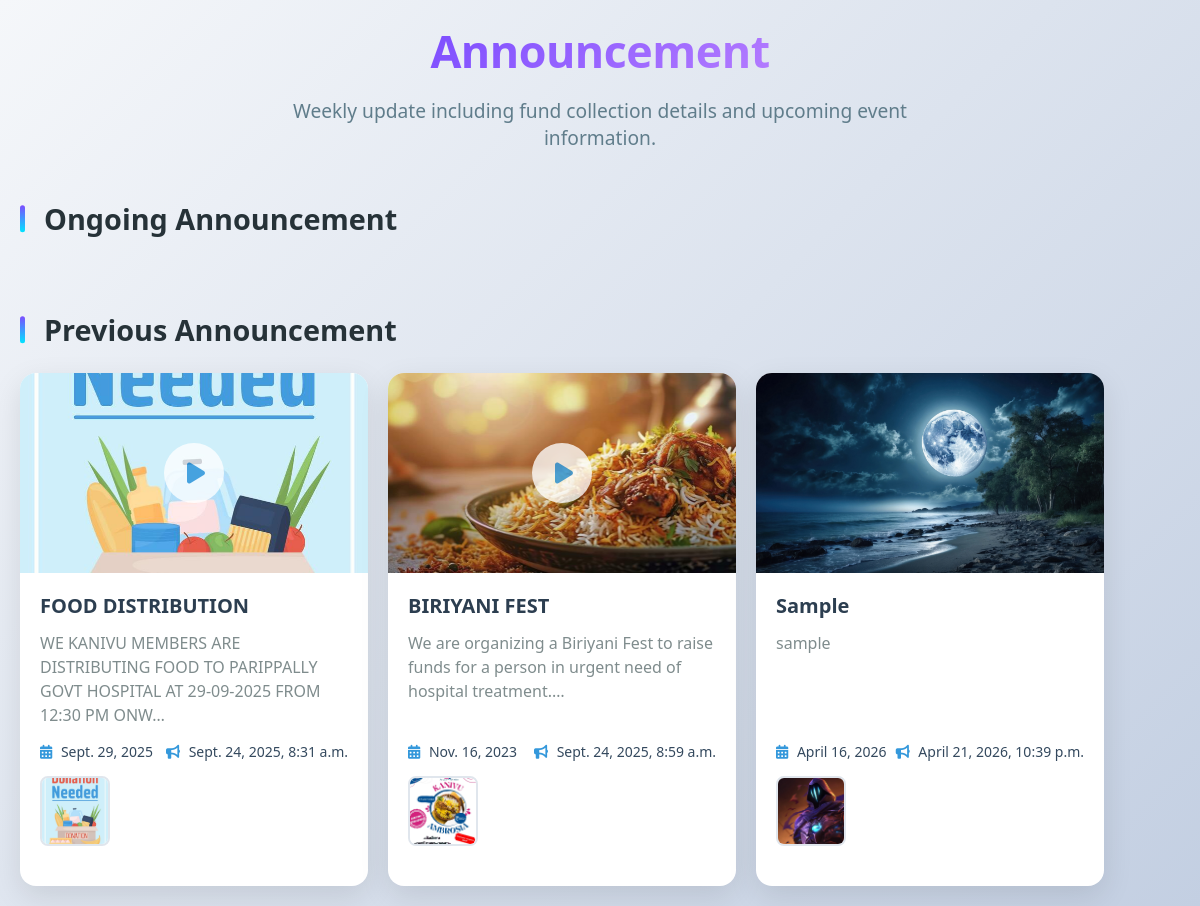
The page /dashboard/announcement/ on the database its author committed.
### dashboard/models.py (models this page shows, shortened)
class AnnouncementModel(models.Model):
    user=models.ForeignKey(User,on_delete=models.CASCADE)
    title=models.CharField(max_length=255)
    description=models.TextField()
    video_url=models.URLField(null=True,blank=True)
    thumbnail=models.ImageField(upload_to="announcement/",null=True,blank=True)
    thumbnail_url=models.URLField(null=True,blank=True)
    photo1=models.ImageField(upload_to="announcement/",null=True,blank=True)
    photo2=models.ImageField(upload_to="announcement/",null=True,blank=True)
    event_date=models.DateField()
    announced_date=models.DateTimeField(auto_now_add=True)
    is_completed=models.BooleanField(default=False)
    is_hidden=models.BooleanField(default=False)

### dashboard/views.py (the view)
# urls.py: path("announcement/",views.Announcement,name="announcement"),
def Announcement(req):
    if (req.method=="POST"):
        try:
            if not req.user.is_authenticated:
                return JsonResponse({
                    "status":"error",
                    "title":"Login required",
                    "message":"You need to login for create the announcements"
                })
            if req.user.userprofile.role not in ["convenier","coordinator"]:
                return JsonResponse({
                    "status":"error",
                    "title":"Request rejected",
                    "message":"Announcement only can be created by convenier or coordinator"
                })
            form=announcementForm(req.POST,req.FILES)
            if form.is_valid():
                announce=form.save(commit=False)
                announce.user=req.user
                if (req.POST.get("video_url")):
                    videoUrl=req.POST.get("video_url")
                    thumbnail=req.FILES.get("thumbnail")
                    if (thumbnail):
                        announce.thumbnail=thumbnail
                        announce.save()
                        return JsonResponse({
                            "status":"success",
                            "title":"Announcement added",
                            "message":"Public announcement is added successfully"
                        })
                    else:
                        get_thumbnail=getThumbnail(videoUrl)
                        if get_thumbnail is not False:
                            announce.thumbnail_url=get_thumbnail
                            announce.save()
                            return JsonResponse({
                                "status":"success",
                                "title":"Successfully updated",
                                "message":"This announcement is updated successfully"
                            })
                        else:
                            return JsonResponse({
                                "status":"error",
                                "title":"Thumbnail is required",
                                "message":"Cannot find thumbnail of the video.So add the thumbnail"
                            })
                announce.save()
                return JsonResponse({
                    "status":"success",
                    "title":"Announcement added",
                    "message":"Public announcement is added successfully"
                })
            else:
                error=form_errors(form)
                return JsonResponse({
                    "status":"error",
                    "title":"Failed to add announcement",
                    "message":error
                })
        except Exception:
            return JsonResponse({
                "status":"error",
                "title":"Thumbnail is required",
                "message":"Cannot find thumbnail of the video.So add the thumbnail"
            })
    else:
        unhided_announcements=AnnouncementModel.objects.filter(is_hidden=False)
        ongoing_announcements=unhided_announcements.filter(is_completed=False)
        previous_announcements=unhided_announcements.filter(is_completed=True)
        cntx={
            "ongoing_announcements":ongoing_announcements,
            "previous_announcements":previous_announcements
        }
        return render(req,"dashboard/announcements.html",context=cntx)

### templates/dashboard/announcements.html (shortened to what this page needs)
<!DOCTYPE html>
<html lang="en">
    {% load static %}
<head>
    <link rel="stylesheet" href="https://cdnjs.cloudflare.com/ajax/libs/font-awesome/6.4.0/css/all.min.css">
</head>
<body>
    <header>
            <h1>Announcement</h1>
            <p class="subtitle">Weekly update including fund collection details and upcoming event information.</p>
        </header>
        <div class="section-header">
            <h2 class="section-title">Ongoing Announcement</h2>
        </div>
    <div class="section-header">
            <h2 class="section-title">Previous Announcement</h2>
        </div>
    <div class="container">
        {% if previous_announcements %}
            {% for i in previous_announcements %}
                <div class="event-card" data-id="1"  data-thumbnail="{% if i.thumbnail %}{{ i.thumbnail.url }}{% elif i.thumbnail_url %}{{ i.thumbnail_url }}{% endif %}"
                            data-photo1="{% if i.photo1 %}{{i.photo1.url}}{% endif %}"
                            data-photo2="{% if i.photo2 %}{{i.photo2.url}}{% endif %}"
                            onclick="openModal(this,[`{{i.title}}`,`{{i.description}}`,
                        `{{i.event_date}}`,`{{i.announced_date}}`,`{{i.video_url}}`])">
                    {% if i.thumbnail or i.thumbnail_url %}
                        {% if i.video_url %}
                        <a href="{{i.video_url}}" target="_blank" class="thumbnail-container">
                        {% else %}
                        <div class="thumbnail-container">
                        {% endif %}
                            {% if i.thumbnail %}
                                <img src="{{i.thumbnail.url}}" alt="{{ i.title }}" class="thumbnail">
                            {% else %}
                                <img src="{{i.thumbnail_url}}" alt="{{ i.title }}" class="thumbnail">
                            {% endif %}
                            {% if i.video_url %}
                            <div class="play-btn">
                                <i class="fas fa-play"></i>
                            </div>
                            {% endif %}
                        {% if i.video_url %}
                        </a>
                        {% else %}
                        </div>
                        {% endif %}
                    {% endif %}
                    <div class="card-content">
                        <h3 class="event-title">{{i.title}}</h3>
                        <p class="event-description">
                            {{i.description|truncatechars:100}}
                        </p>
                        <div class="event-details">
                            <div class="event-date"><i class="fas fa-calendar-alt"></i> {{i.event_date}}</div>
                            <div class="announced-date"><i class="fas fa-bullhorn"></i> {{i.announced_date}}</div>
                        </div>
                        <div class="event-photos">
                            {% if i.photo1 %}
                                <img src="{{i.photo1.url}}" alt="Event Photo 1" class="event-photo">
                            {% endif %}
                        </div>
                    </div>
                </div>
            {% endfor %}
        {% endif %}
    </div>
</body>
</html>

### templates/dashboard/announcements.html (style rules this page uses)
:root { --primary: #7c4dff; --primary-light: #b47cff; --secondary: #00e5ff; --secondary-light: #6effff; --accent: #ff4081; --accent-light: #ff79b0; --dark: #263238; --light: #f5f7fa; --card-bg: #ffffff; --body-bg: #f0f2f5; --success: #00c853; --warning: #ffab00; --shadow: 0 15px 35px rgba(0,0,0,0.1); --radius: 16px; }
* { margin: 0; padding: 0; box-sizing: border-box; font-family: 'Segoe UI', Tahoma, Geneva, Verdana, sans-serif; }
body { background: linear-gradient(135deg, #f5f7fa 0%, #c3cfe2 100%); min-height: 100vh; padding: 20px; }
header { text-align: center; margin-bottom: 3rem; position: relative; }
h1 { font-size: 2.8rem; font-weight: 700; color: var(--primary); margin-bottom: 1rem; letter-spacing: -0.5px; background: linear-gradient(135deg, var(--primary), var(--primary-light)); -webkit-background-clip: text; background-clip: text; -webkit-text-fill-color: transparent; display: inline-block; }
.subtitle { font-size: 1.2rem; color: #607d8b; max-width: 700px; margin: 0 auto 2rem; }
.section-header { display: flex; align-items: center; margin: 3rem 0 1.5rem; }
.section-title { font-size: 1.8rem; font-weight: 600; color: var(--dark); position: relative; padding-left: 1.5rem; }
.section-title::before { content: ''; position: absolute; left: 0; top: 50%; transform: translateY(-50%); height: 70%; width: 5px; background: linear-gradient(to bottom, var(--primary), var(--secondary)); border-radius: 5px; }
.container { width: 100%; display: flex; flex-direction: row; gap: 20px; }
.event-card { cursor: pointer; background: white; border-radius: 16px; overflow: hidden; box-shadow: 0 10px 30px rgba(0, 0, 0, 0.1); transition: transform 0.3s ease, box-shadow 0.3s ease; display: flex; flex-direction: column; position: relative; max-width: 30%; width: 100%; }
.thumbnail-container { position: relative; cursor: pointer; overflow: hidden; height: 200px; }
.thumbnail { width: 100%; height: 100%; object-fit: cover; transition: transform 0.5s ease; }
.play-btn { position: absolute; top: 50%; left: 50%; transform: translate(-50%, -50%); width: 60px; height: 60px; background: rgba(255, 255, 255, 0.9); border-radius: 50%; display: flex; justify-content: center; align-items: center; opacity: 0.85; transition: all 0.3s ease; }
.play-btn i { color: #3498db; font-size: 24px; margin-left: 4px; }
.card-content { padding: 20px; display: flex; flex-direction: column; flex-grow: 1; }
.event-title { font-size: 20px; font-weight: 700; color: #2c3e50; margin-bottom: 12px; line-height: 1.3; padding-right: 40px; }
.event-description { color: #7f8c8d; line-height: 1.5; margin-bottom: 15px; flex-grow: 1; }
.event-details { display: flex; justify-content: space-between; margin-bottom: 15px; font-size: 14px; }
.event-date, .announced-date { color: #34495e; font-weight: 500; }
.event-date i, .announced-date i { color: #3498db; margin-right: 5px; }
.event-photos { display: flex; gap: 10px; margin-bottom: 20px; }
.event-photo { width: 70px; height: 70px; object-fit: cover; border-radius: 8px; border: 2px solid #e0e6ed; transition: transform 0.3s ease; }

### rows shown on the page
AnnouncementModel: title "FOOD DISTRIBUTION", description "WE KANIVU MEMBERS ARE DISTRIBUTING FOOD TO PARIPPALLY GOVT HOSPITAL AT 29-09-2025 FROM 12:30 PM ONW…", event_date "Sept. 29, 2025", announced_date "Sept. 24, 2025, 8:31 a.m.", photo1 (picture)
AnnouncementModel: title "BIRIYANI FEST", description "We are organizing a Biriyani Fest to raise funds for a person in urgent need of hospital treatment.…", event_date "Nov. 16, 2023", announced_date "Sept. 24, 2025, 8:59 a.m.", photo1 (picture)
AnnouncementModel: thumbnail (picture), title "Sample", description "sample", event_date "April 16, 2026", announced_date "April 21, 2026, 10:39 p.m.", photo1 (picture)
